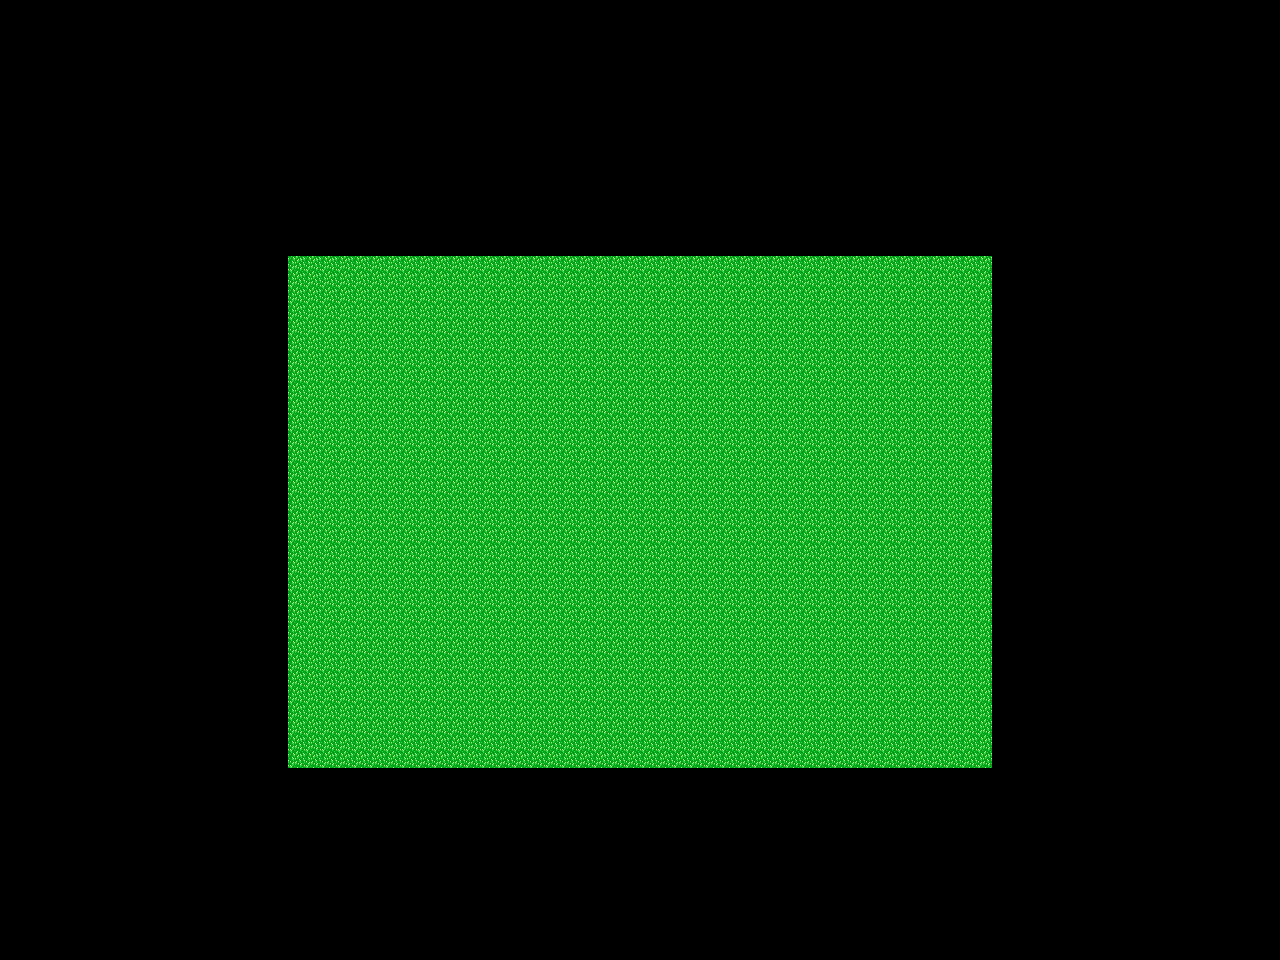

The image is a tile-based game level rendered from a .tmx file. Its description and complete source (layers, tilesets, objects, tile grids) follow:
An orthogonal 40x30 tile map with 32x32 px tiles, 1 tile layer (Tile Layer 1).

<map version="1.10" tiledversion="1.11.2" orientation="orthogonal" renderorder="right-down" width="40" height="30" tilewidth="32" tileheight="32" infinite="0" nextlayerid="2" nextobjectid="1">
 <tileset firstgid="1" source="../../tiles/ground.tsx" />
 <layer id="1" name="Tile Layer 1" width="40" height="30">
  <data encoding="csv">
0,0,0,0,0,0,0,0,0,0,0,0,0,0,0,0,0,0,0,0,0,0,0,0,0,0,0,0,0,0,0,0,0,0,0,0,0,0,0,0,
0,0,0,0,0,0,0,0,0,0,0,0,0,0,0,0,0,0,0,0,0,0,0,0,0,0,0,0,0,0,0,0,0,0,0,0,0,0,0,0,
0,0,0,0,0,0,0,0,0,0,0,0,0,0,0,0,0,0,0,0,0,0,0,0,0,0,0,0,0,0,0,0,0,0,0,0,0,0,0,0,
0,0,0,0,0,0,0,0,0,0,0,0,0,0,0,0,0,0,0,0,0,0,0,0,0,0,0,0,0,0,0,0,0,0,0,0,0,0,0,0,
0,0,0,0,0,0,0,0,0,0,0,0,0,0,0,0,0,0,0,0,0,0,0,0,0,0,0,0,0,0,0,0,0,0,0,0,0,0,0,0,
0,0,0,0,0,0,0,0,0,0,0,0,0,0,0,0,0,0,0,0,0,0,0,0,0,0,0,0,0,0,0,0,0,0,0,0,0,0,0,0,
0,0,0,0,0,0,0,0,0,0,0,0,0,0,0,0,0,0,0,0,0,0,0,0,0,0,0,0,0,0,0,0,0,0,0,0,0,0,0,0,
0,0,0,0,0,0,0,0,0,0,0,0,0,0,0,0,0,0,0,0,0,0,0,0,0,0,0,0,0,0,0,0,0,0,0,0,0,0,0,0,
0,0,0,0,0,0,0,0,0,17,17,18,1,17,17,17,17,17,17,17,17,17,17,17,17,17,17,17,1,2,2,0,0,0,0,0,0,0,0,0,
0,0,0,0,0,0,0,0,0,1,17,18,1,1,1,17,17,17,17,17,17,18,18,18,1,1,2,2,2,2,18,0,0,0,0,0,0,0,0,0,
0,0,0,0,0,0,0,0,0,17,17,18,1,2,17,17,18,18,18,18,18,18,18,2,17,1,2,18,18,18,18,0,0,0,0,0,0,0,0,0,
0,0,0,0,0,0,0,0,0,17,17,18,1,1,1,2,1,1,1,1,2,1,17,18,18,1,2,18,18,17,18,0,0,0,0,0,0,0,0,0,
0,0,0,0,0,0,0,0,0,1,17,18,17,17,17,1,1,2,2,2,1,1,1,2,1,17,1,1,1,2,2,0,0,0,0,0,0,0,0,0,
0,0,0,0,0,0,0,0,0,1,17,18,2,2,2,17,17,1,1,1,1,2,1,2,2,1,1,17,1,1,2,0,0,0,0,0,0,0,0,0,
0,0,0,0,0,0,0,0,0,1,17,18,18,18,18,2,2,2,17,17,17,1,1,1,1,2,1,17,17,1,2,0,0,0,0,0,0,0,0,0,
0,0,0,0,0,0,0,0,0,1,17,18,2,2,2,18,18,18,2,2,2,2,2,2,2,2,1,17,18,1,1,0,0,0,0,0,0,0,0,0,
0,0,0,0,0,0,0,0,0,1,2,18,18,18,18,2,1,2,2,2,2,2,2,2,18,18,17,17,18,17,1,0,0,0,0,0,0,0,0,0,
0,0,0,0,0,0,0,0,0,1,2,1,2,2,17,1,2,2,18,18,18,18,18,18,2,2,2,2,2,2,2,0,0,0,0,0,0,0,0,0,
0,0,0,0,0,0,0,0,0,1,2,2,2,18,2,2,2,18,2,2,18,2,17,18,18,18,18,18,18,18,18,0,0,0,0,0,0,0,0,0,
0,0,0,0,0,0,0,0,0,1,2,18,1,1,1,1,1,1,1,1,1,1,1,2,2,2,2,2,2,17,17,0,0,0,0,0,0,0,0,0,
0,0,0,0,0,0,0,0,0,1,2,1,17,17,17,17,17,1,2,2,17,17,1,2,18,18,18,18,18,17,18,0,0,0,0,0,0,0,0,0,
0,0,0,0,0,0,0,0,0,1,2,17,17,18,18,18,18,1,1,2,2,2,2,2,1,1,1,17,17,17,18,0,0,0,0,0,0,0,0,0,
0,0,0,0,0,0,0,0,0,1,1,1,1,1,1,1,1,17,1,1,1,1,1,1,1,1,1,1,1,1,1,0,0,0,0,0,0,0,0,0,
0,0,0,0,0,0,0,0,0,17,17,17,17,17,17,17,17,18,17,17,17,17,17,17,17,17,17,17,17,17,17,0,0,0,0,0,0,0,0,0,
0,0,0,0,0,0,0,0,0,0,0,0,0,0,0,0,0,0,0,0,0,0,0,0,0,0,0,0,0,0,0,0,0,0,0,0,0,0,0,0,
0,0,0,0,0,0,0,0,0,0,0,0,0,0,0,0,0,0,0,0,0,0,0,0,0,0,0,0,0,0,0,0,0,0,0,0,0,0,0,0,
0,0,0,0,0,0,0,0,0,0,0,0,0,0,0,0,0,0,0,0,0,0,0,0,0,0,0,0,0,0,0,0,0,0,0,0,0,0,0,0,
0,0,0,0,0,0,0,0,0,0,0,0,0,0,0,0,0,0,0,0,0,0,0,0,0,0,0,0,0,0,0,0,0,0,0,0,0,0,0,0,
0,0,0,0,0,0,0,0,0,0,0,0,0,0,0,0,0,0,0,0,0,0,0,0,0,0,0,0,0,0,0,0,0,0,0,0,0,0,0,0,
0,0,0,0,0,0,0,0,0,0,0,0,0,0,0,0,0,0,0,0,0,0,0,0,0,0,0,0,0,0,0,0,0,0,0,0,0,0,0,0
</data>
 </layer>
</map>
